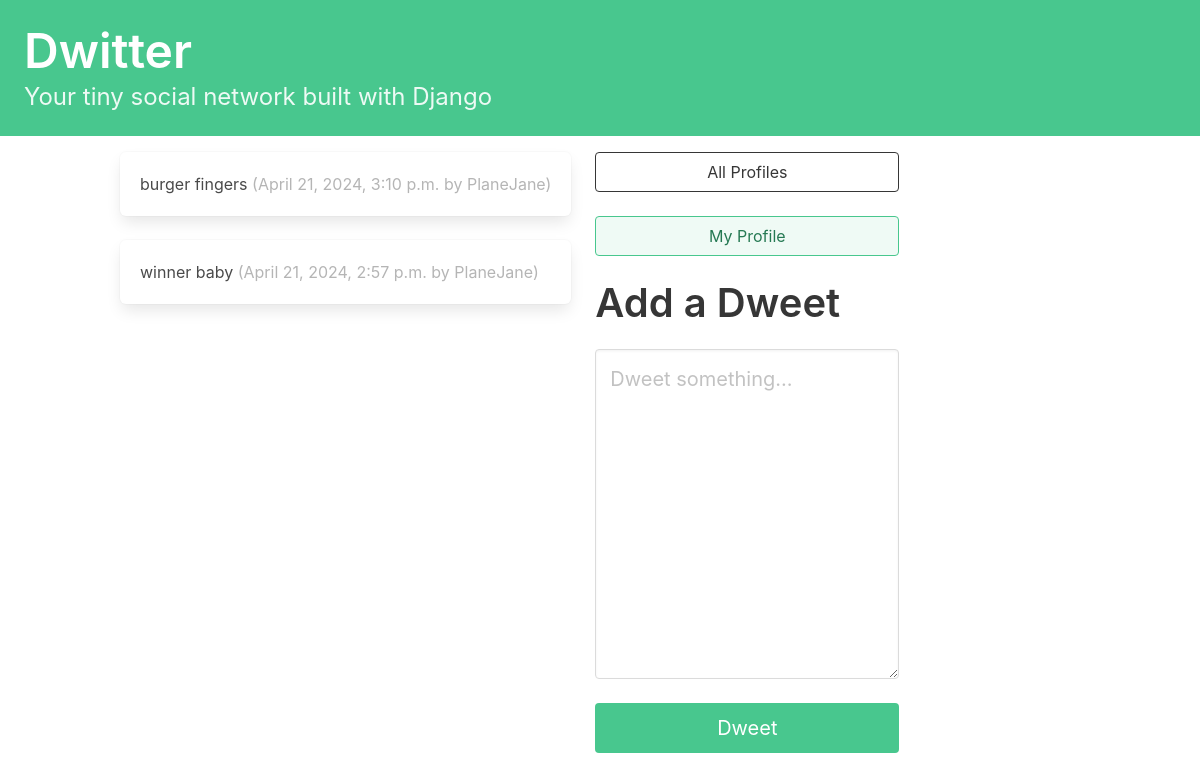
Screenshot of / (signed in) with the database file from the repository.
### dwitter/models.py (models this page shows, shortened)
class Dweet(models.Model):
    user = models.ForeignKey(User, related_name="dweets", on_delete=models.DO_NOTHING)
    body = models.CharField(max_length=140)
    created_at = models.DateTimeField(auto_now_add=True)

### dwitter/views.py (the view)
# urls.py: path("", dashboard, name="dashboard"),
def dashboard(request):
    form = DweetForm(request.POST or None)
    if request.method == 'POST':
         if form.is_valid():
              dweet = form.save(commit=False)
              dweet.user = request.user
              dweet.save()
              return redirect("dwitter:dashboard")
    followed_dweets = Dweet.objects.filter(
        user__profile__in=request.user.profile.follows.all()
    ).order_by("-created_at")
    return render(request, 'dwitter/dashboard.html', {"form": form, "dweets":followed_dweets})

### dwitter/forms.py
class DweetForm(forms.ModelForm):
    body = forms.CharField(
        required=True,
        widget=forms.widgets.Textarea(
            attrs={
                "placeholder": "Dweet something...",
                "class": "textarea is success is-medium",
            }
        ),
        label="",
    )
    class Meta:
        model = Dweet
        exclude = ("user", )

### dwitter/templates/dwitter/dashboard.html (shortened to what this page needs)
{% extends 'base.html' %}
{% block content %}
<div class="column">
    {% for dweet in dweets %}
    <div class="box">
        {{dweet.body}}
        <span class="is-small has-text-grey-light">
            ({{ dweet.created_at }} by {{ dweet.user.username }})
        </span>
    </div>
{% endfor %}
</div>
<div class="column is-one-third">
<div class="block">
    <a href="{% url 'dwitter:profile_list' %} ">
        <button class="button is-dark is-outlined is-fullwidth">
            All Profiles
        </button>
    </a>
</div>
<div class="block">
    <a href="{% url 'dwitter:profile' request.user.id %} ">
        <button class="button is-success is-light is-outlined is-fullwidth">
            My Profile
        </button>
    </a>
</div>
<div class="block">
    <div class="block">
        <h2 class="title is-2">Add a Dweet</p>
    </div>
    <div class="block">
        <form method="post">
            {{ form.as_p }}
            <button class="button is-success is-fullwidth is-medium mt-5"
                    type="submit">Dweet
            </button>
        </form>
    </div>
</div>
</div>
{% endblock content %}

### rows the page displays
Dweet: body "burger fingers", created_at "April 21, 2024, 3:10 p.m.", user.username "PlaneJane"
Dweet: body "winner baby", created_at "April 21, 2024, 2:57 p.m.", user.username "PlaneJane"
